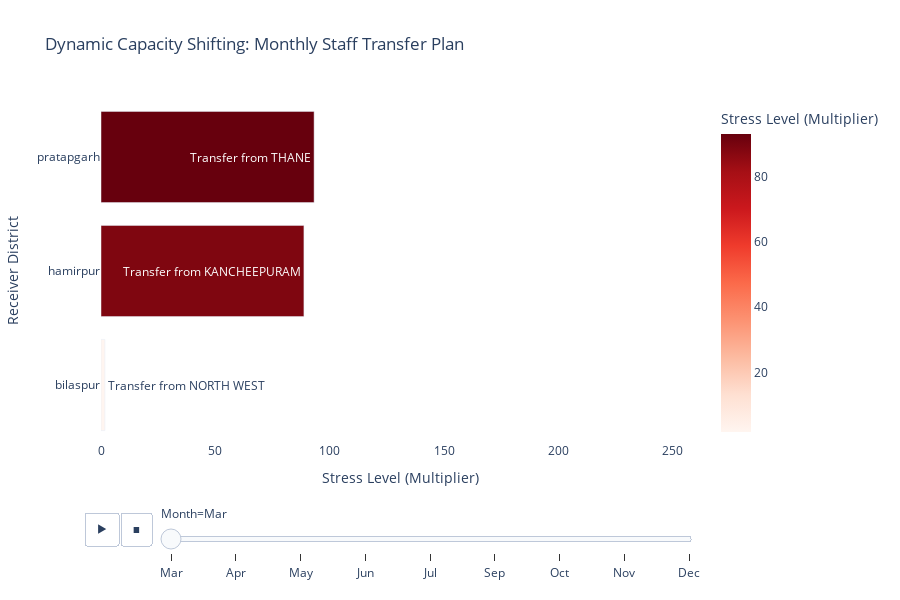

Notebook source saved alongside this figure:
### Markdown cell above
# 8. Visualizing the Solution (Interactive)
We use **Plotly** to create an interactive chart showing the transfer actions.
* **Bars:** Represent the Stress Level of the target district.
* **Text:** Shows which district the staff is coming *from*.
* **Color:** Indicates severity (Red = Extreme Crisis).

This visualizes exactly **who needs help** and **who is helping them** per month.

### Code cell
if not transfer_plan.empty:
    fig = px.bar(
        transfer_plan, 
        x='Current_Stress', 
        y='Target_District',
        color='Current_Stress',
        animation_frame='Month',
        range_x=[0, transfer_plan['Current_Stress'].max() + 1],
        orientation='h',
        text='Action',
        title='Dynamic Capacity Shifting: Monthly Staff Transfer Plan',
        labels={'Current_Stress': 'Stress Level (Multiplier)', 'Target_District': 'Receiver District'},
        color_continuous_scale='Reds'
    )

    fig.update_layout(
        yaxis={'categoryorder':'total ascending'},
        height=600,
        plot_bgcolor='white'
    )
    
    fig.show()
else:
    print("No critical transfers required based on current thresholds.")

### Figure 1 — Plotly figure (JSON) as saved in the notebook; plotly's stock layout.template omitted (floating-point values rounded to 4 significant figures)
{"data": [{"hovertemplate": "Month=Mar<br>Stress Level (Multiplier)=%{marker.color}<br>Receiver District=%{y}<br>Action=%{text}<extra></extra>", "legendgroup": "", "marker": {"color": [93.19, 88.74, 1.69], "coloraxis": "coloraxis", "pattern": {"shape": ""}}, "name": "", "orientation": "h", "showlegend": false, "text": ["Transfer from THANE", "Transfer from KANCHEEPURAM", "Transfer from NORTH WEST"], "textposition": "auto", "type": "bar", "x": [93.19, 88.74, 1.69], "xaxis": "x", "y": ["pratapgarh", "hamirpur", "bilaspur"], "yaxis": "y"}], "layout": {"barmode": "relative", "coloraxis": {"colorbar": {"title": {"text": "Stress Level (Multiplier)"}}, "colorscale": [[0, "rgb(255,245,240)"], [0.125, "rgb(254,224,210)"], [0.25, "rgb(252,187,161)"], [0.375, "rgb(252,146,114)"], [0.5, "rgb(251,106,74)"], [0.625, "rgb(239,59,44)"], [0.75, "rgb(203,24,29)"], [0.875, "rgb(165,15,21)"], [1, "rgb(103,0,13)"]]}, "height": 600, "legend": {"tracegroupgap": 0}, "plot_bgcolor": "white", "sliders": [{"active": 0, "currentvalue": {"prefix": "Month="}, "len": 0.9, "pad": {"b": 10, "t": 60}, "steps": [{"args": [["Mar"], {"frame": {"duration": 0, "redraw": true}, "fromcurrent": true, "mode": "immediate", "transition": {"duration": 0, "easing": "linear"}}], "label": "Mar", "method": "animate"}, {"args": [["Apr"], {"frame": {"duration": 0, "redraw": true}, "fromcurrent": true, "mode": "immediate", "transition": {"duration": 0, "easing": "linear"}}], "label": "Apr", "method": "animate"}, {"args": [["May"], {"frame": {"duration": 0, "redraw": true}, "fromcurrent": true, "mode": "immediate", "transition": {"duration": 0, "easing": "linear"}}], "label": "May", "method": "animate"}, {"args": [["Jun"], {"frame": {"duration": 0, "redraw": true}, "fromcurrent": true, "mode": "immediate", "transition": {"duration": 0, "easing": "linear"}}], "label": "Jun", "method": "animate"}, {"args": [["Jul"], {"frame": {"duration": 0, "redraw": true}, "fromcurrent": true, "mode": "immediate", "transition": {"duration": 0, "easing": "linear"}}], "label": "Jul", "method": "animate"}, {"args": [["Sep"], {"frame": {"duration": 0, "redraw": true}, "fromcurrent": true, "mode": "immediate", "transition": {"duration": 0, "easing": "linear"}}], "label": "Sep", "method": "animate"}, {"args": [["Oct"], {"frame": {"duration": 0, "redraw": true}, "fromcurrent": true, "mode": "immediate", "transition": {"duration": 0, "easing": "linear"}}], "label": "Oct", "method": "animate"}, {"args": [["Nov"], {"frame": {"duration": 0, "redraw": true}, "fromcurrent": true, "mode": "immediate", "transition": {"duration": 0, "easing": "linear"}}], "label": "Nov", "method": "animate"}, {"args": [["Dec"], {"frame": {"duration": 0, "redraw": true}, "fromcurrent": true, "mode": "immediate", "transition": {"duration": 0, "easing": "linear"}}], "label": "Dec", "method": "animate"}], "x": 0.1, "xanchor": "left", "y": 0, "yanchor": "top"}], "title": {"text": "Dynamic Capacity Shifting: Monthly Staff Transfer Plan"}, "updatemenus": [{"buttons": [{"args": [null, {"frame": {"duration": 500, "redraw": true}, "fromcurrent": true, "mode": "immediate", "transition": {"duration": 500, "easing": "linear"}}], "label": "&#9654;", "method": "animate"}, {"args": [[null], {"frame": {"duration": 0, "redraw": true}, "fromcurrent": true, "mode": "immediate", "transition": {"duration": 0, "easing": "linear"}}], "label": "&#9724;", "method": "animate"}], "direction": "left", "pad": {"r": 10, "t": 70}, "showactive": false, "type": "buttons", "x": 0.1, "xanchor": "right", "y": 0, "yanchor": "top"}], "xaxis": {"anchor": "y", "domain": [0, 1], "range": [0, 261.5], "title": {"text": "Stress Level (Multiplier)"}}, "yaxis": {"anchor": "x", "categoryorder": "total ascending", "domain": [0, 1], "title": {"text": "Receiver District"}}}}
